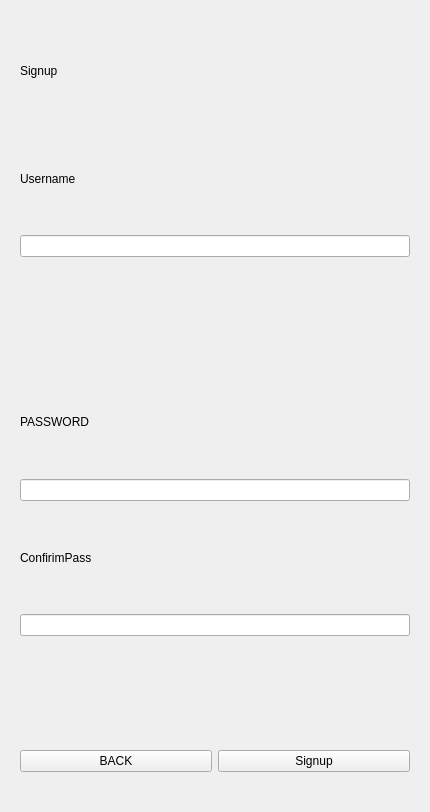
<?xml version="1.0" encoding="UTF-8"?>
<ui version="4.0">
 <class>Login</class>
 <widget class="QWidget" name="Login">
  <property name="geometry">
   <rect>
    <x>0</x>
    <y>0</y>
    <width>430</width>
    <height>812</height>
   </rect>
  </property>
  <property name="windowTitle">
   <string>Form</string>
  </property>
  <layout class="QVBoxLayout" name="verticalLayout">
   <item>
    <widget class="QStackedWidget" name="Login_Signup_Stack">
     <property name="currentIndex">
      <number>1</number>
     </property>
     <widget class="QWidget" name="Login_3">
      <layout class="QVBoxLayout" name="verticalLayout_6">
       <item>
        <widget class="QLabel" name="loginTitleLabel_2">
         <property name="text">
          <string>Login</string>
         </property>
        </widget>
       </item>
       <item>
        <widget class="QLabel" name="LoginUsernameLabel_2">
         <property name="text">
          <string>Username</string>
         </property>
        </widget>
       </item>
       <item>
        <widget class="QLineEdit" name="LoginUsernameInput_2"/>
       </item>
       <item>
        <widget class="QLabel" name="LoginPasswordLabel_2">
         <property name="text">
          <string>Password</string>
         </property>
        </widget>
       </item>
       <item>
        <widget class="QLineEdit" name="LoginPasswordInput_2"/>
       </item>
       <item>
        <widget class="QLabel" name="LoginErrorLabel_2">
         <property name="text">
          <string/>
         </property>
        </widget>
       </item>
       <item>
        <layout class="QHBoxLayout" name="horizontalLayout_5">
         <item>
          <widget class="QPushButton" name="BackButton_3">
           <property name="text">
            <string>BACK</string>
           </property>
          </widget>
         </item>
         <item>
          <widget class="QPushButton" name="LoginEnterButton_2">
           <property name="text">
            <string>Login</string>
           </property>
          </widget>
         </item>
        </layout>
       </item>
      </layout>
     </widget>
     <widget class="QWidget" name="Signup_2">
      <layout class="QVBoxLayout" name="verticalLayout_7">
       <item>
        <widget class="QLabel" name="titleLabel_2">
         <property name="text">
          <string>Signup</string>
         </property>
        </widget>
       </item>
       <item>
        <widget class="QLabel" name="usernameLabel_2">
         <property name="text">
          <string>Username</string>
         </property>
        </widget>
       </item>
       <item>
        <widget class="QLineEdit" name="usernameInput_2"/>
       </item>
       <item>
        <widget class="QLabel" name="usernameErrorLabel_2">
         <property name="text">
          <string/>
         </property>
        </widget>
       </item>
       <item>
        <widget class="QLabel" name="passwordLabel_2">
         <property name="text">
          <string>PASSWORD</string>
         </property>
        </widget>
       </item>
       <item>
        <widget class="QLineEdit" name="passwordInput_2"/>
       </item>
       <item>
        <widget class="QLabel" name="confirimPasswordLabel_2">
         <property name="text">
          <string>ConfirimPass</string>
         </property>
        </widget>
       </item>
       <item>
        <widget class="QLineEdit" name="confirimPasswordInput_2"/>
       </item>
       <item>
        <widget class="QLabel" name="passwordErrorLabel_2">
         <property name="text">
          <string/>
         </property>
        </widget>
       </item>
       <item>
        <layout class="QHBoxLayout" name="horizontalLayout_6">
         <item>
          <widget class="QPushButton" name="BackButton_4">
           <property name="text">
            <string>BACK</string>
           </property>
          </widget>
         </item>
         <item>
          <widget class="QPushButton" name="SignupEnterButton_2">
           <property name="text">
            <string>Signup</string>
           </property>
          </widget>
         </item>
        </layout>
       </item>
      </layout>
     </widget>
     <widget class="QWidget" name="page_2"/>
    </widget>
   </item>
   <item>
    <spacer name="horizontalSpacer">
     <property name="orientation">
      <enum>Qt::Orientation::Horizontal</enum>
     </property>
     <property name="sizeType">
      <enum>QSizePolicy::Policy::Preferred</enum>
     </property>
     <property name="sizeHint" stdset="0">
      <size>
       <width>405</width>
       <height>20</height>
      </size>
     </property>
    </spacer>
   </item>
  </layout>
 </widget>
 <resources/>
 <connections/>
</ui>
